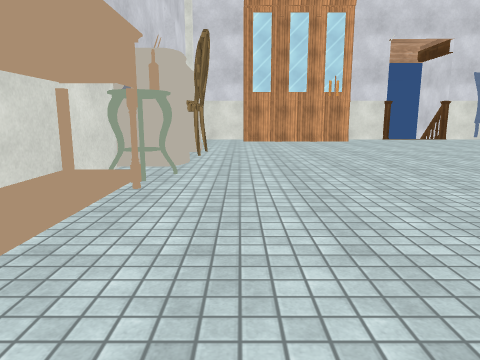
View 1 (above)

17 first-person views from a walk through a Unity game level. The camera is 1.3 m above the floor, tilts 10° down and sees 70° across. The floor is counted in squares, 1 m on a side. Each view is taken from the middle of a square. On the plan, view 1 faces up. The plan holds only what a view shows up to about 15 squares ahead; the rest is blank. The place goes on beyond the plan. Some surface patterns are stand-ins.

View 2
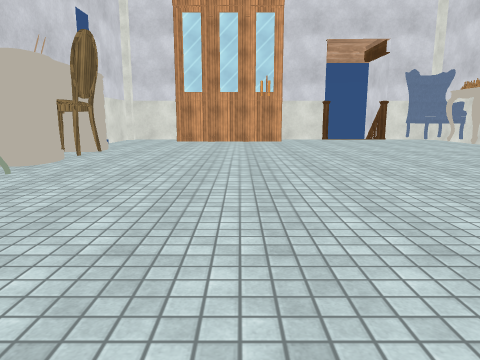

View 3
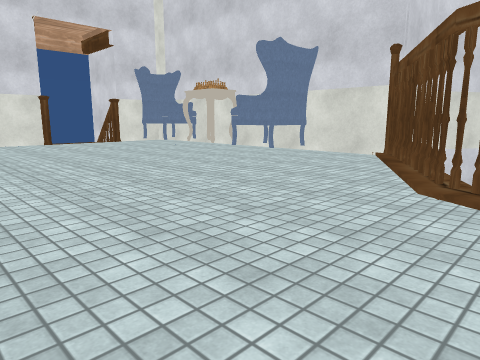

View 4
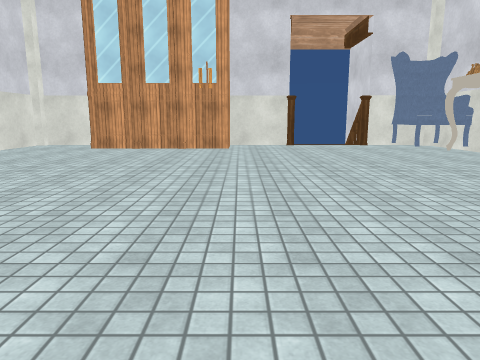

View 5
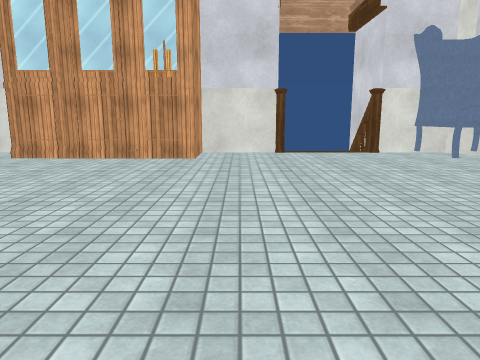

View 6
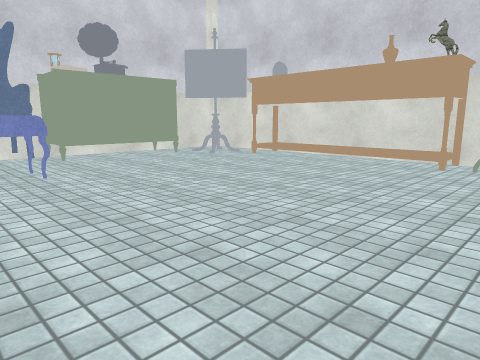

View 7
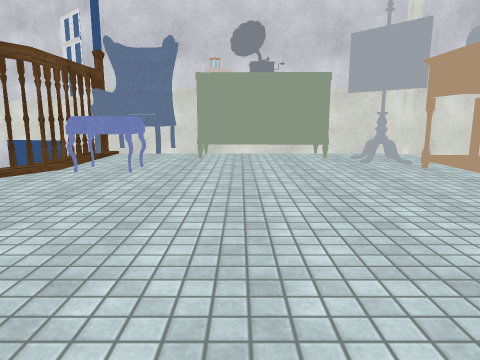

View 8
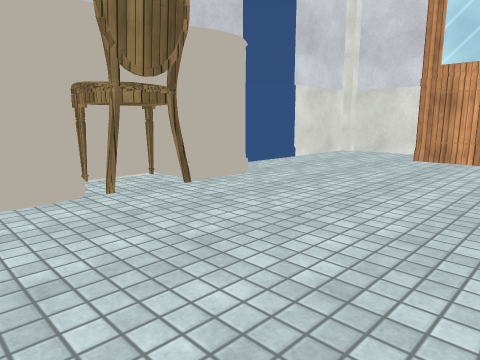

View 9
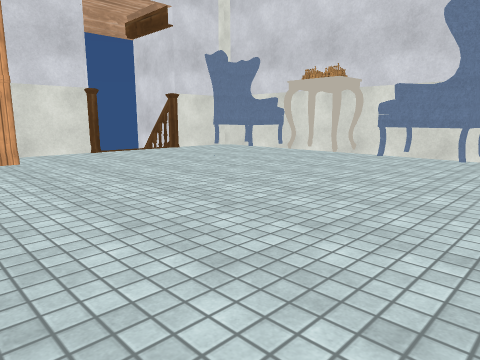

View 10
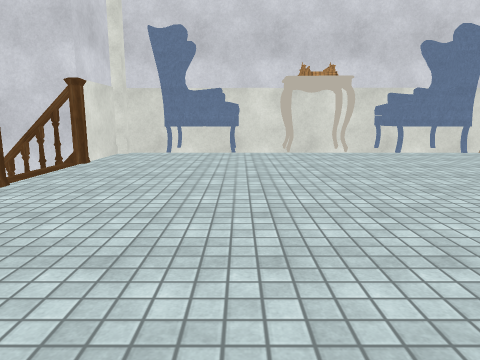

View 11
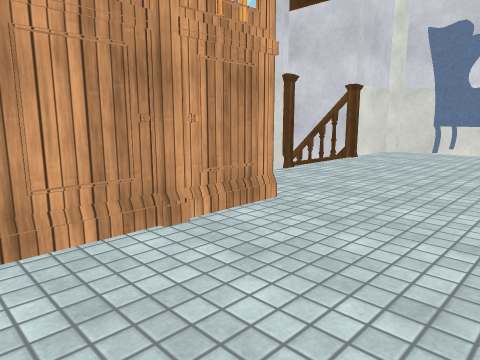

View 12
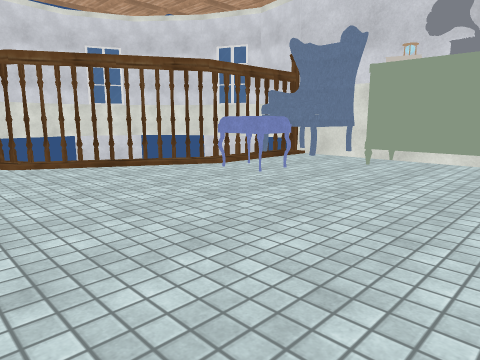

View 13
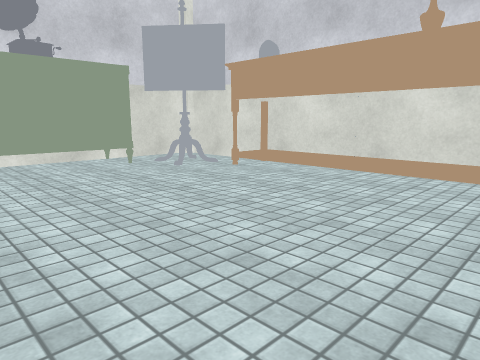

View 14
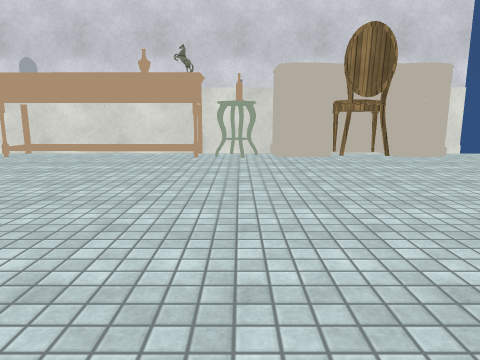

View 15
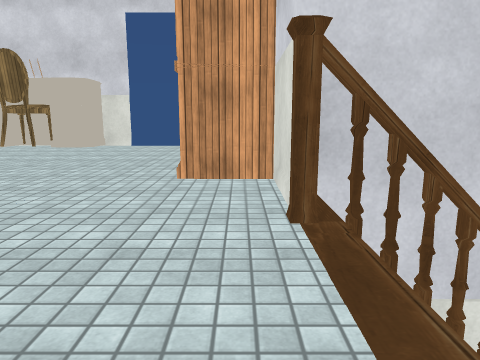

View 16
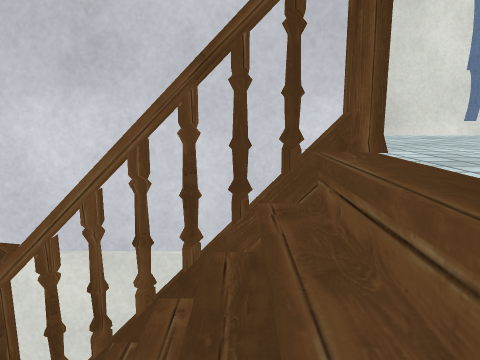

View 17
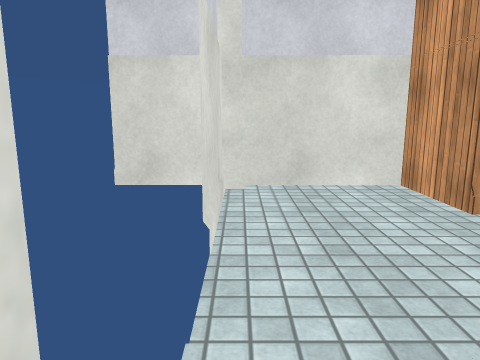

### Floor plan
Key: @ floor where view 1 was taken; # wall or solid block; . floor; / step, stairs or slope; C chair; A armchair; R railing; B bookshelf; S sofa; O other object.
Columns run from 4 left of view 1 to 17 right of it. Each row starts with its distance up from view 1.
 27               R  R#
 26              #R  R#
 25              #R /R#
 24              #///R#
 23 #####     ####R..R####
 22 #...B     B..........#
 21 #...BBBBBBB..........#
 20 #.................AAA#
 19  .................A A#
 18  .................AA.#
 17  ....................#
 16 #.................OO.#
 15  ##...............OO.#
 14  #O..................#
 13  #C...............AA.#
 12  #C...............AAA#
 11  ##...............AA.#
 10  #O..................#
  9 ##...................#
  8 #OO.................R#
  7 ##O................R
  6 #OO..............RR
  5 ##O............RR
  4 #OO............
  3  #O...........R
  2  OO..........R
  1  #O..........R
  0  #O.@.....SSR
 -1 #.........SSR
 -2 #.OO......AAR
 -3 #...#OOOO.AAR
 -4 ##..##O##...R
 -5  ####   ####

Where each view was taken, in squares from view 1:
view 1: 0 up, 0 right, facing up
view 2: 0 up, 4 right, facing up
view 3: 3 up, 4 right, facing up-right
view 4: 5 up, 7 right, facing up
view 5: 9 up, 8 right, facing up
view 6: 9 up, 8 right, facing down-left
view 7: 9 up, 3 right, facing down
view 8: 9 up, 4 right, facing up-left
view 9: 9 up, 4 right, facing up-right
view 10: 18 up, 3 right, facing right
view 11: 17 up, 2 right, facing up-right
view 12: 7 up, 0 right, facing down-right
view 13: 7 up, 5 right, facing down-left
view 14: 8 up, 10 right, facing left
view 15: 22 up, 14 right, facing left
view 16: 24 up, 10 right, facing right
view 17: 16 up, 3 left, facing up
